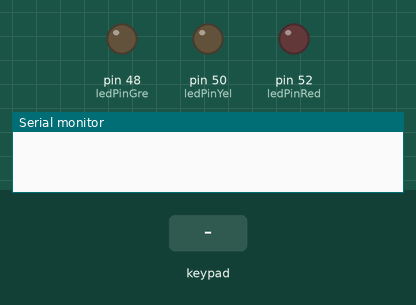
Simulated run of this sketch. Board: Arduino Mega 2560, built with avr-gcc and run on an emulated ATmega2560. On the bench: output pins drawn as LEDs (lit = HIGH), the last lines printed to the serial monitor. Dashed ring = blinking. The test bench sets the inputs (shaded band).

Above: at 1.2 s.
1.3 s: keypad keys 2 2 2 4 2 6 2 8 pressed 0.4 s apart
At 1.7 s:
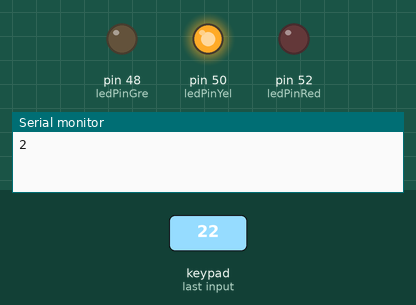
6.0 s: key '1' pressed
At 6.3 s:
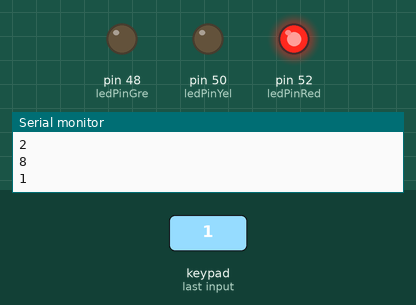
7.5 s: keypad keys 3 0 3 2 3 4 3 6 # pressed 0.4 s apart
At 10.8 s:
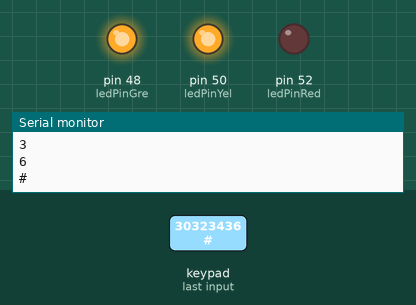
12.6 s: keypad keys 1 3 9 7 2 2 2 2 * pressed 0.4 s apart
At 13.6 s:
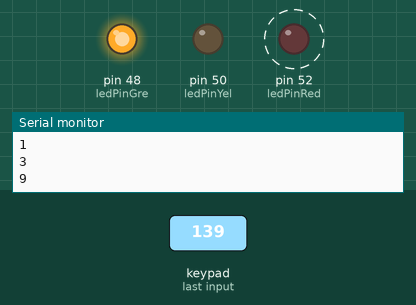
17.7 s: key '5' pressed
At 18.7 s:
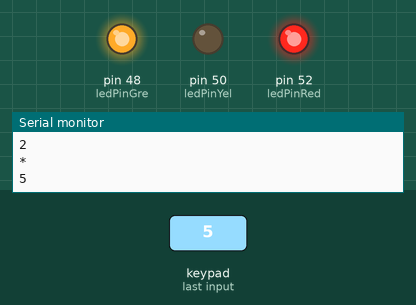
19.2 s: key '2' pressed
At 19.8 s:
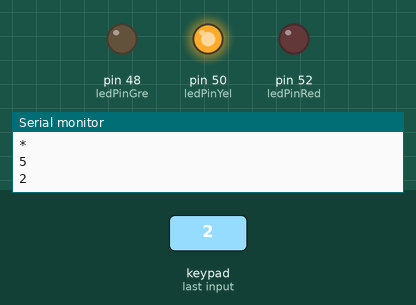
Timing chart, 0 to 21.7 s (numbered marks = the images above; inputs shaded):
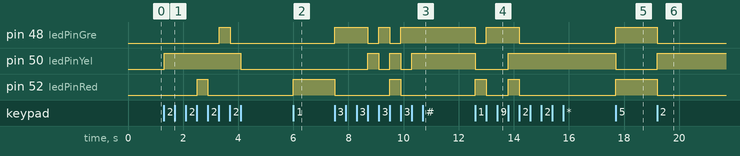

The sketch:

sketch_mar23a.ino
```cpp
#include <Keypad.h> // Biblioteca do codigo

const byte LINHAS = 4; // Linhas do teclado
const byte COLUNAS = 4; // Colunas do teclado

int ledPinYel = 50;
int ledPinRed = 52;
int ledPinGre = 48;


const char TECLAS_MATRIZ[LINHAS][COLUNAS] = { // Matriz de caracteres (mapeamento do teclado)
  {'1', '2', '3', 'A'},
  {'4', '5', '6', 'B'},
  {'7', '8', '9', 'C'},
  {'*', '0', '#', 'D'}
};

const byte PINOS_LINHAS[LINHAS] = {22, 24, 26, 28}; // Pinos de conexao com as linhas do teclado
const byte PINOS_COLUNAS[COLUNAS] = {30, 32, 34, 36}; // Pinos de conexao com as colunas do teclado

Keypad teclado_personalizado = Keypad(makeKeymap(TECLAS_MATRIZ), PINOS_LINHAS, PINOS_COLUNAS, LINHAS, COLUNAS); // Inicia teclado

void setup() {
  Serial.begin(9600); // Inicia porta serial
  pinMode(ledPinGre, OUTPUT);
  pinMode(ledPinRed, OUTPUT);
  pinMode(ledPinYel, OUTPUT);
}

void loop() {

  char leitura_teclas = teclado_personalizado.getKey(); // Atribui a variavel a leitura do teclado

  if (leitura_teclas) { // Se alguma tecla foi pressionada
    Serial.println(leitura_teclas); // Imprime a tecla pressionada na porta serial

  }
switch (leitura_teclas) {
  case '1':
     digitalWrite(ledPinRed, HIGH);
      digitalWrite(ledPinYel, LOW);
      digitalWrite(ledPinGre, LOW);
    break;
  case '2':
      digitalWrite(ledPinRed, LOW);
      digitalWrite(ledPinYel, HIGH);
      digitalWrite(ledPinGre, LOW);
    break;
    case '3':
      digitalWrite(ledPinRed, LOW);
      digitalWrite(ledPinYel, LOW);
      digitalWrite(ledPinGre, HIGH);
    break;
    case '4':
      digitalWrite(ledPinRed, HIGH);
      digitalWrite(ledPinYel, HIGH);
      digitalWrite(ledPinGre, LOW);
    break;
    case '5':
      digitalWrite(ledPinRed, HIGH);
      digitalWrite(ledPinYel, LOW);
      digitalWrite(ledPinGre, HIGH);
    break;
    case '6':
      digitalWrite(ledPinRed, LOW);
      digitalWrite(ledPinYel, HIGH);
      digitalWrite(ledPinGre, HIGH);
    break;
    case '7':
      digitalWrite(ledPinRed, HIGH);
      digitalWrite(ledPinYel, HIGH);
      digitalWrite(ledPinGre, HIGH);
    break;
    case '8':
      digitalWrite(ledPinRed, LOW);
      digitalWrite(ledPinYel, LOW);
      digitalWrite(ledPinGre, LOW);
    break;
  default:
    // statements
    break;
}
}
```

Measured:
- after the input at 1.3 s, pin 48 (ledPinGre): LOW → HIGH after 2.0 s, → LOW 0.40 s later; pin 50 (ledPinYel): LOW → HIGH at once, → LOW 2.8 s later; pin 52 (ledPinRed): LOW → HIGH after 1.2 s, → LOW 0.39 s later
- after the input at 6.0 s, pin 52 (ledPinRed): LOW → HIGH at once
- after the input at 7.5 s, pin 48 (ledPinGre): goes HIGH 1.2 s, LOW 0.40 s, HIGH 0.39 s, LOW 0.40 s, then HIGH, starting at once; pin 50 (ledPinYel): alternates HIGH for 0.40 s and LOW for 0.40 s, 5 changes in all, then stays HIGH, starting after 1.2 s; pin 52 (ledPinRed): HIGH → LOW at once, → HIGH 2.0 s later, → LOW 0.40 s later
- after the input at 12.6 s, pin 48 (ledPinGre): HIGH → LOW at once, → HIGH 0.40 s later, → LOW 1.2 s later; pin 50 (ledPinYel): HIGH → LOW at once, → HIGH 1.2 s later; pin 52 (ledPinRed): alternates HIGH for 0.40 s and LOW for 0.80 s, 4 changes in all, then stays LOW, starting at once
- after the input at 17.7 s, pin 48 (ledPinGre), pin 52 (ledPinRed): LOW → HIGH at once; pin 50 (ledPinYel): HIGH → LOW at once
- after the input at 19.2 s, pin 48 (ledPinGre), pin 52 (ledPinRed): HIGH → LOW at once; pin 50 (ledPinYel): LOW → HIGH at once
